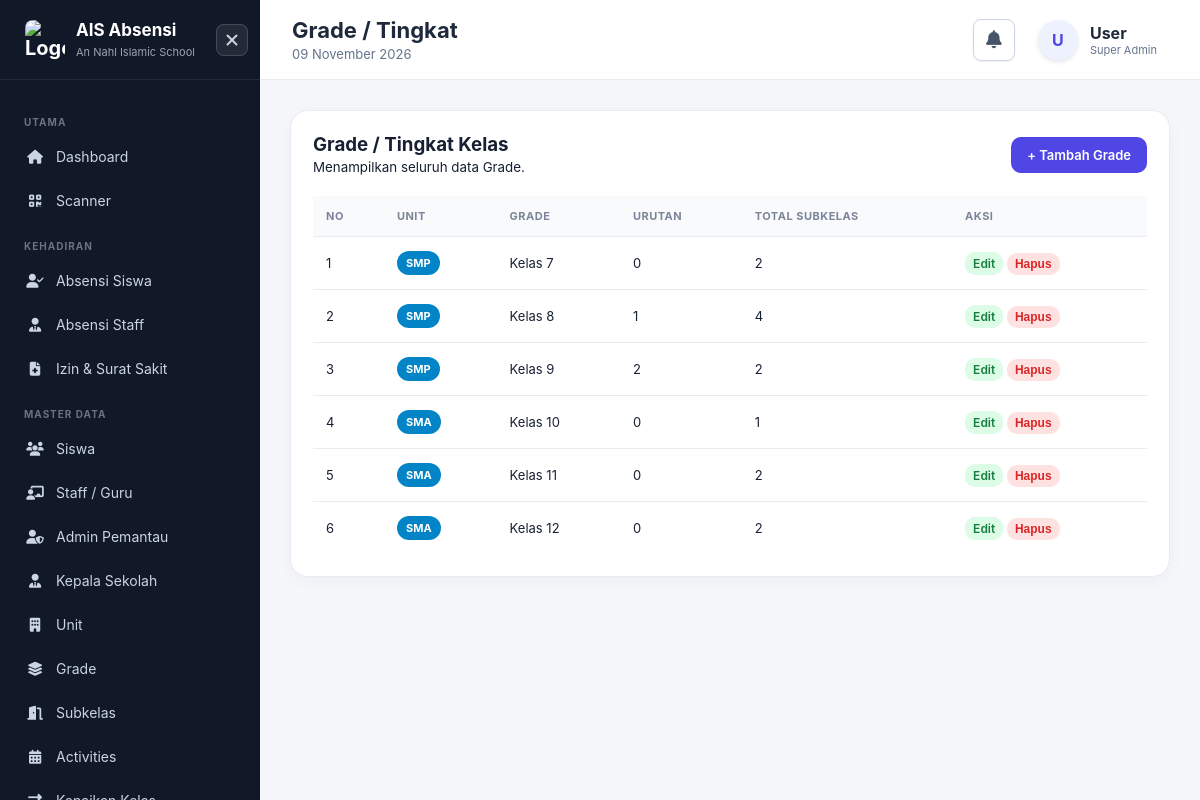
The app's page /grades/index.php (signed in) with its own data.
### tables this page shows
CREATE TABLE `app_menus` (
  `id` int unsigned NOT NULL AUTO_INCREMENT,
  `menu_key` varchar(50) DEFAULT NULL COMMENT 'Identifier unik, digunakan di checkUserAccess()',
  `menu_name` varchar(100) NOT NULL,
  `category` varchar(50) NOT NULL DEFAULT 'UTAMA',
  `menu_url` varchar(255) NOT NULL,
  `menu_icon` varchar(50) DEFAULT NULL COMMENT 'Class FontAwesome: fa-home, fa-qrcode, dst.',
  `parent_id` int unsigned DEFAULT NULL,
  `sort_order` int DEFAULT '0',
  `is_active` tinyint(1) DEFAULT '1',
  PRIMARY KEY (`id`),
  UNIQUE KEY `uq_menu_key` (`menu_key`)
);

CREATE TABLE `grades` (
  `id` int unsigned NOT NULL AUTO_INCREMENT,
  `unit_id` int unsigned NOT NULL,
  `grade` varchar(100) NOT NULL,
  `sort_order` int NOT NULL DEFAULT '0',
  `created_at` timestamp NULL DEFAULT CURRENT_TIMESTAMP,
  `updated_at` timestamp NULL DEFAULT CURRENT_TIMESTAMP ON UPDATE CURRENT_TIMESTAMP,
  PRIMARY KEY (`id`),
  UNIQUE KEY `unique_grade` (`grade`)
);

CREATE TABLE `units` (
  `id` int unsigned NOT NULL AUTO_INCREMENT,
  `unit` varchar(255) NOT NULL,
  `created_at` timestamp NULL DEFAULT CURRENT_TIMESTAMP,
  `updated_at` timestamp NULL DEFAULT CURRENT_TIMESTAMP ON UPDATE CURRENT_TIMESTAMP,
  PRIMARY KEY (`id`)
);

### config/security.php (called while the page is built, shortened)
<?php
function e($value)
{
    return htmlspecialchars(
        $value ?? '',
        ENT_QUOTES,
        'UTF-8'
    );
}

### public/grades/index.php (the view, shortened to what this page needs)
<?php
require_once '../../config/database.php';
require_once '../../config/security.php';
$whereSql = "";
$params = [];
$grades = $pdo->prepare("
    SELECT
        g.*,
        un.unit AS unit_name,
        COUNT(cg.id) AS total_classes
    FROM grades g
    LEFT JOIN units un ON un.id = g.unit_id
    LEFT JOIN class_groups cg ON cg.grade_id = g.id
    {$whereSql}
    GROUP BY g.id
    ORDER BY un.id ASC, g.sort_order ASC, g.grade ASC
");
$grades->execute($params);
$gradesData = $grades->fetchAll();
require '../../includes/header.php';
?>
<div class="card">
    <div class="card-header">
        <div>
            <h3>Grade / Tingkat Kelas</h3>
            <small><?= $currentRole === 'kepala_sekolah' ? 'Menampilkan data khusus Unit Anda.' : 'Menampilkan seluruh data Grade.' ?></small>
        </div>
        <a href="create.php" class="btn btn-primary">+ Tambah Grade</a>
    </div>
    <div class="table-wrapper">
        <table>
            <thead>
                <tr>
                    <th>No</th>
                    <th>Unit</th>
                    <th>Grade</th>
                    <th>Urutan</th>
                    <th>Total Subkelas</th>
                    <th>Aksi</th>
                </tr>
            </thead>
            <tbody>
                <?php foreach ($gradesData as $index => $grade): ?>
                <tr>
                    <td><?= $index + 1 ?></td>
                    <td>
                        <span class="badge badge-primary" style="background:#0284c7; color:white;">
                            <?= e($grade['unit_name'] ?? '-') ?>
                        </span>
                    </td>
                    <td><?= e($grade['grade']) ?></td>
                    <td><?= e($grade['sort_order']) ?></td>
                    <td><?= number_format($grade['total_classes']) ?></td>
                    <td>
                        <a href="edit.php?id=<?= $grade['id'] ?>" class="btn btn-success" style="padding: 4px 8px; font-size:12px;">Edit</a>
                        <?php if (in_array($currentRole, ['super_admin', 'kepala_sekolah'])): ?>
                        <form method="POST" action="delete.php" style="display:inline" onsubmit="return confirm('Hapus grade ini?')">
                            <button type="submit" class="btn btn-danger" style="padding: 4px 8px; font-size:12px;">Hapus</button>
                        </form>
                        <?php endif; ?>
                    </td>
                </tr>
                <?php endforeach; ?>
            </tbody>
        </table>
    </div>
</div>
<?php require '../../includes/footer.php'; ?>

### includes/sidebar.php (shortened to what this page needs)
<?php
$currentRole = $_SESSION['role'] ?? '';
$isSuperAdmin = ($currentRole === 'super_admin');
$currentUserId = (int)($_SESSION['user_id'] ?? 0);
global $pdo;
$rawMenus = [];
if (isset($pdo) && $currentUserId > 0) {
    if ($isSuperAdmin) {
        $stmtNav = $pdo->query("
            SELECT id, menu_key, menu_name, category, menu_url, menu_icon, parent_id, sort_order
            FROM app_menus
            WHERE is_active = 1
            ORDER BY sort_order ASC, id ASC
        ");
        $rawMenus = $stmtNav->fetchAll(PDO::FETCH_ASSOC);
    }
}
$menuUrlMap = [
    'dashboard'             => '/dashboard.php',
    'scanner'               => '/scanner.php',
    'attendance_students'   => '/attendance/students.php',
    'attendance_staff'      => '/attendance/staff.php',
    'student_permits'       => '/attendance/permits.php',
    'student_achievements'  => '/achievements/index.php',
    'master_students'       => '/students/index.php',
    'master_staff'          => '/staff/index.php',
    'master_admins'         => '/admins/index.php',
    'master_kepsek'         => '/kepala_sekolah/index.php',
    'master_units'          => '/units/index.php',
    'master_grades'         => '/grades/index.php',
    'master_classes'        => '/classes/index.php',
    'master_activities'     => '/activities/index.php',
    'master_enrollments'    => '/enrollments/index.php',
    'master_schedules'      => '/weekly_schedules/index.php',
    'master_academic_years' => '/academic_years/index.php',
    'reports_attendance'    => '/reports/index.php',
    'reports_overtimes'     => '/overtimes/index.php',
    'access_control'        => '/kelola/index.php',
    'user_activity'         => '/kelola/activity.php',
    'activity_logs'         => '/kelola/audit_logs.php',
    'auto_attendance'       => '/kelola/auto_attendance.php',
    'data_cctv'             => '/cctv/index.php',
    'whatsapp_notif'        => '/whatsapp/index.php',
    'mentoring_dashboard'   => '/mentoring/index.php',
    'mentoring_assignments' => '/mentoring/assignments.php',
    'mentoring_report'      => '/mentoring/report.php',
    'mentoring_adab'        => '/mentoring/adab_monitoring.php',
    'mentoring_curriculum'  => '/mentoring/curriculum.php',
    'supervisi_dashboard'   => '/supervisi/index.php',
    'supervisi_sejawat'     => '/supervisi/peer.php',
    'supervisi_kepsek'      => '/supervisi/principal.php',
    'supervisi_jadwal'      => '/supervisi/schedules.php',
    'supervisi_rekap'       => '/supervisi/reports.php',
    'supervisi_rubrik'      => '/supervisi/rubrics.php',
    'kinerja_nilai_paralel'      => '/kinerja/index.php',
    'kinerja_tertinggi_terendah' => '/kinerja/tertinggi_terendah.php',
];
$allMenuUrls = [];
if (!empty($rawMenus)) {
    foreach ($rawMenus as $rm) {
        if (!empty($rm['menu_key']) && isset($menuUrlMap[$rm['menu_key']])) {
            $allMenuUrls[] = $menuUrlMap[$rm['menu_key']];
        } elseif (!empty($rm['menu_url']) && $rm['menu_url'] !== '#') {
            $allMenuUrls[] = '/' . ltrim($rm['menu_url'], '/');
        }
    }
}
$currentPath = parse_url($_SERVER['REQUEST_URI'] ?? '', PHP_URL_PATH);
if (!function_exists('isActiveMenu')) {
    function isActiveMenu(string $menuUrl, string $currentPath, ?array $knownUrls = null): bool {
        $curr = str_replace('\\', '/', $currentPath);
        $urlPath = '/' . ltrim($menuUrl, '/');
        if (strpos($curr, $urlPath) !== false) {
            return true;
        }
        $currentFilename = basename($curr);
        $dir = dirname(ltrim($menuUrl, '/'));
        return false;
    }
}
$parentsByCategory = [];
$childrenByParentId = [];
foreach ($rawMenus as $m) {
    $parentId = !empty($m['parent_id']) ? (int)$m['parent_id'] : 0;
    if ($parentId > 0) {
        $childrenByParentId[$parentId][] = $m;
    } else {
        $cat = strtoupper($m['category'] ?? 'LAINNYA');
        $parentsByCategory[$cat][] = $m;
    }
}
?>
<aside class="sidebar" id="sidebar">
    <div class="brand" style="position: relative;">
        <div style="display: flex; align-items: center; gap: 10px;">
            <div class="brand-icon" style="background:transparent; padding:0; display:flex; justify-content:center; align-items:center;">
                <img src="<?= BASE_URL ?>/favicon.png" alt="Logo" style="width: 40px; height: 40px; border-radius: 8px; object-fit: cover;">
            </div>
            <div>
                <strong>AIS Absensi</strong>
                <small>An Nahl Islamic School</small>
            </div>
        </div>
        <button id="closeSidebar" class="btn-close-sidebar" onclick="closeSidebarMenu(event)" title="Tutup Menu" type="button">
            <svg width="18" height="18" viewBox="0 0 24 24" fill="none" stroke="currentColor" stroke-width="2.5" stroke-linecap="round" stroke-linejoin="round" style="pointer-events: none;">
                <line x1="18" y1="6" x2="6" y2="18"></line>
                <line x1="6" y1="6" x2="18" y2="18"></line>
            </svg>
        </button>
    </div>
    <nav>
        <?php if (empty($rawMenus)): ?>
            <div style="padding: 20px 12px; color: #94a3b8; font-size: 13px; text-align: center;">
                <i class="fa-solid fa-lock" style="display:block; font-size:24px; margin-bottom:8px;"></i>
                Belum ada menu yang diizinkan.
            </div>
        <?php else: ?>
            <?php foreach ($parentsByCategory as $category => $items): ?>
                <span class="menu-title"><?= htmlspecialchars($category) ?></span>
                <?php foreach ($items as $item):
                    $itemId = (int)$item['id'];
                    $hasChildren = !empty($childrenByParentId[$itemId]);
                    if ($hasChildren):
                        $children = $childrenByParentId[$itemId];
                        $isAnyChildActive = false;
                        foreach ($children as $ch) {
                            $chTarget = $menuUrlMap[$ch['menu_key']] ?? ('/' . ltrim($ch['menu_url'], '/'));
                            if (isActiveMenu($chTarget, $currentPath, $allMenuUrls)) {
                                $isAnyChildActive = true;
                                break;
                            }
                        }
                        $parentIcon = !empty($item['menu_icon']) ? $item['menu_icon'] : 'fa-folder';
                        if (strpos($parentIcon, 'fa-') !== false && strpos($parentIcon, 'fa-solid ') === false) {
                            $parentIcon = 'fa-solid ' . $parentIcon;
                        }
                        $dropdownKey = 'sidebar_dd_' . $itemId;
                    ?>
                        <div class="sidebar-dropdown">
                            <button type="button"
                                    class="sidebar-dropdown-btn <?= $isAnyChildActive ? 'has-active-child open' : '' ?>"
                                    id="btn_<?= $dropdownKey ?>"
                                    onclick="toggleSidebarDropdown('<?= $dropdownKey ?>', event)">
                                <div class="parent-info">
                                    <i class="<?= htmlspecialchars($parentIcon) ?>" style="width:18px; text-align:center;"></i>
                                    <span><?= htmlspecialchars($item['menu_name']) ?></span>
                                </div>
                                <i class="fa-solid fa-chevron-down chevron-icon"></i>
                            </button>
                            <div class="sidebar-submenu <?= $isAnyChildActive ? 'show' : '' ?>" id="<?= $dropdownKey ?>">
                                <?php foreach ($children as $child):
                                    $chTarget = $menuUrlMap[$child['menu_key']] ?? ('/' . ltrim($child['menu_url'], '/'));
                                    $chUrl = BASE_URL . $chTarget;
                                    $chActive = isActiveMenu($chTarget, $currentPath, $allMenuUrls);
                                    $chIcon = !empty($child['menu_icon']) ? $child['menu_icon'] : 'fa-circle-dot';
                                    if (strpos($chIcon, 'fa-') !== false && strpos($chIcon, 'fa-solid ') === false) {
                                        $chIcon = 'fa-solid ' . $chIcon;
                                    }
                                ?>
                                    <a href="<?= $chUrl ?>" class="<?= $chActive ? 'active' : '' ?>">
                                        <i class="<?= htmlspecialchars($chIcon) ?>" style="width:16px; font-size:12px; text-align:center;"></i>
                                        <span><?= htmlspecialchars($child['menu_name']) ?></span>
                                    </a>
                                <?php endforeach; ?>
                            </div>
                        </div>
                    <?php else:
                        $targetPath = $menuUrlMap[$item['menu_key']] ?? ('/' . ltrim($item['menu_url'], '/'));
                        $url = BASE_URL . $targetPath;
                        $isActive = isActiveMenu($targetPath, $currentPath, $allMenuUrls);
                        $iconClass = !empty($item['menu_icon']) ? $item['menu_icon'] : 'fa-circle';
                        if (strpos($iconClass, 'fa-') !== false && strpos($iconClass, 'fa-solid ') === false) {
                            $iconClass = 'fa-solid ' . $iconClass;
                        }
                        $isScanner = ($item['menu_key'] === 'scanner');
                        $extraAttr = $isScanner ? ' onclick="handleScannerMenuClick(event)"' : '';
                    ?>
                        <a href="<?= $url ?>"<?= $isActive ? ' class="active"' : '' ?><?= $extraAttr ?>>
                            <i class="<?= htmlspecialchars($iconClass) ?>" style="width:18px; text-align:center;"></i>
                            <span><?= htmlspecialchars($item['menu_name']) ?></span>
                        </a>
                    <?php endif; ?>
                <?php endforeach; ?>
            <?php endforeach; ?>
        <?php endif; ?>
    </nav>
</aside>

### records on screen
app_menus: menu_name "Dashboard"
app_menus: menu_name "Scanner"
app_menus: menu_name "Absensi Siswa"
app_menus: menu_name "Absensi Staff"
app_menus: menu_name "Izin & Surat Sakit"
app_menus: menu_name "Siswa"
app_menus: menu_name "Staff / Guru"
app_menus: menu_name "Admin Pemantau"
app_menus: menu_name "Kepala Sekolah"
app_menus: menu_name "Unit"
app_menus: menu_name "Grade"
app_menus: menu_name "Subkelas"
app_menus: menu_name "Activities"
grades: unit.unit "SMP", grade "Kelas 7", sort_order "0", total_classes "2"
grades: unit.unit "SMP", grade "Kelas 8", sort_order "1", total_classes "4"
grades: unit.unit "SMP", grade "Kelas 9", sort_order "2", total_classes "2"
grades: unit.unit "SMA", grade "Kelas 10", sort_order "0", total_classes "1"
grades: unit.unit "SMA", grade "Kelas 11", sort_order "0", total_classes "2"
grades: unit.unit "SMA", grade "Kelas 12", sort_order "0", total_classes "2"

### other values on screen
$category "UTAMA"
$category "KEHADIRAN"
$category "MASTER DATA"
$pageTitle "Grade / Tingkat"
substr($_SESSION['name'] ?? 'U', 0, 1) "U"
$_SESSION['name'] "User"
str_replace('_', ' ', $_SESSION['role'] ?? '') "Super Admin"
